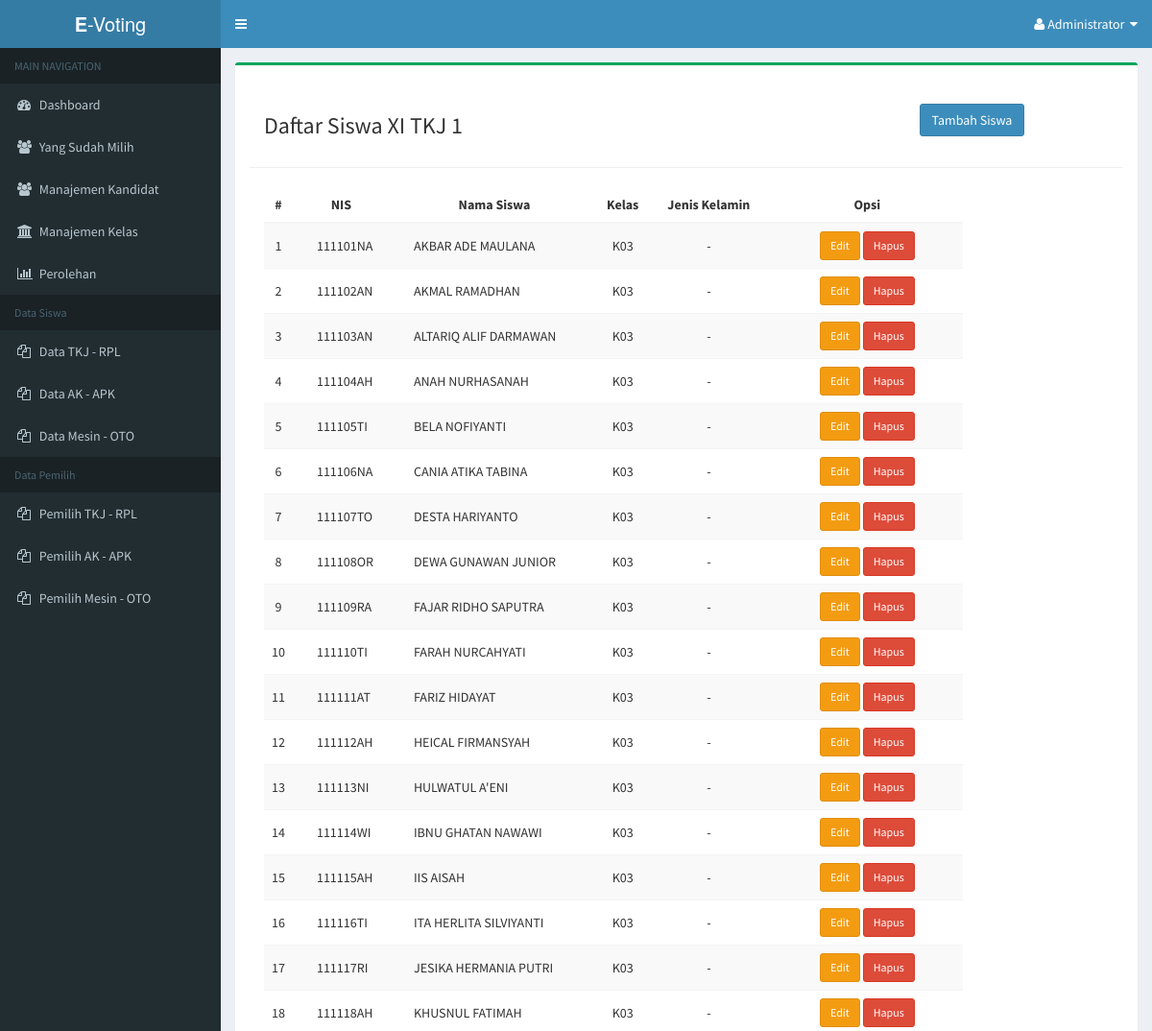
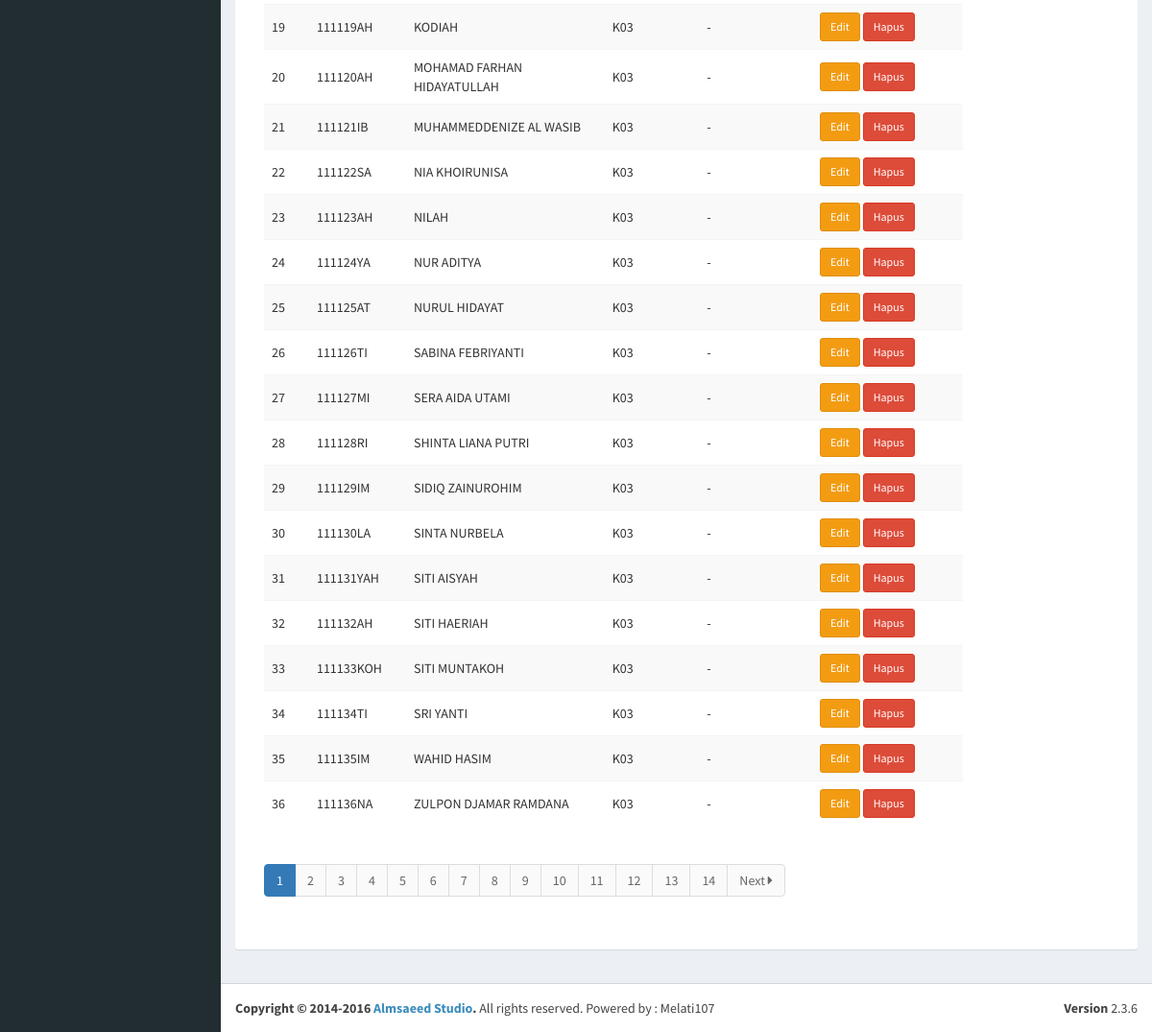
/admin/dashboard.php?page=XI-TKJ-1 (signed in), run on the app's committed database (2 pictures, top to bottom).
### tables this page shows
CREATE TABLE IF NOT EXISTS `t_user` (
  `id_user` varchar(10) NOT NULL,
  `fullname` varchar(50) NOT NULL,
  `id_kelas` varchar(3) NOT NULL,
  `jk` enum('L','P') NOT NULL,
  `pemilih` enum('Y','N') NOT NULL DEFAULT 'Y'
);

### admin/siswa-kelas/XI-TKJ-1.php (the view, shortened to what this page needs)
<div class="row">
   <div class="col-md-9 col-sm-9">
      <h3>Daftar Siswa XI TKJ 1</h3>
   </div>
   <div class="col-md-3 col-sm-3" style="padding-top:10px;">
      <a class="btn btn-primary" href="?page=user&action=tambah">Tambah Siswa</a>
   </div>
   <hr />
   <div class="col-md-10 col-sm-12">
      <table class="table table-striped table-hover">
            <thead>
                  <tr>
                  <th style="text-align:center;">#</th>
                  <th style="text-align:center;">NIS</th>
                  <th style="text-align:center;">Nama Siswa</th>
                  <th style="text-align:center">Kelas</th>
                  <th width="130px" style="text-align:center;">Jenis Kelamin</th>
                  <th width="200px" style="text-align:center;">Opsi</th>
                  </tr>
            </thead>
            <tbody>
                  <?php
                  require('../include/connection.php');
                  if (isset($_GET['hlm'])) {
                              $hlm = $_GET['hlm'];
                              $no  = (100*$hlm) - 99;
                        } else {
                              $hlm = 1;
                              $no  = 1;
                        }
                  $sql = mysqli_query($con, "SELECT * FROM t_user  WHERE id_kelas='K03' ORDER BY fullname ASC ");
                  if (mysqli_num_rows($sql) > 0) {
                  while($data = mysqli_fetch_array($sql)) {
                        ?>
                        <tr>
                        <td style="text-align:center;vertical-align:middle;">
                              <?php echo $no++; ?>
                        </td>
                        <td style="padding-left:25px;vertical-align:middle;">
                              <?php echo $data['id_user']; ?>
                        </td>
                        <td style="padding-left:25px;vertical-align:middle;">
                              <?php echo $data['fullname']; ?>
                        </td>
                        <td style="text-align:center;vertical-align:middle;">
                              <?php echo $data['id_kelas']; ?>
                        </td>
                        <td style="text-align:center;vertical-align:middle;">
                            -
                        </td>
                        <td style="text-align:center;vertical-align:middle;">
                              <a href="?page=user&action=edit&id=<?php echo $data['id_user']; ?>" class="btn btn-warning btn-sm">
                              Edit
                              </a>
                              <a href="?page=user&action=hapus&id=<?php echo $data['id_user']; ?>" onclick="return confirm('Yakin ingin menghapus user ini ?');" class="btn btn-danger btn-sm">
                              Hapus
                              </a>
                        </td>
                        </tr>
                        <?php
                  }
                  } else {
                  echo "<tr>
                              <td colspan='5' style='text-align:center;'><h4>Belum ada data</h4></td>
                        </tr>";
                  }
                  ?>
            </tbody>
      </table>
      <?php
      echo '<ul class="pagination">';
      ?>
      <?php
         $hitung = mysqli_num_rows(mysqli_query($con, "SELECT * FROM t_user"));
         $total  = ceil($hitung / 100);
         for ($i = 1; $i <= $total ; $i++) {
      ?>
            <li <?php if ($hlm != $i) { echo 'class="waves-effect"'; } else { echo 'class="active"'; } ?>>
               <a href="?page=user&hlm=<?php  echo $i; ?>">
                  <?php  echo $i; ?>
               </a>
            </li>
         <?php
         }
         if ($hlm < $total) {
            $next = $hlm + 1;
         ?>
            <li class="waves-effect">
               <a href="?page=user&hlm=<?php  echo $next; ?>">
                  Next <i class='fa fa-caret-right'></i>
               </a>
            </li>
         <?php
         }
      echo '</ul>';
      ?>
      </div>
</div>

### data on the page
t_user: id_user "111101NA", fullname "AKBAR ADE MAULANA", id_kelas "K03"
t_user: id_user "111102AN", fullname "AKMAL RAMADHAN", id_kelas "K03"
t_user: id_user "111103AN", fullname "ALTARIQ ALIF DARMAWAN", id_kelas "K03"
t_user: id_user "111104AH", fullname "ANAH NURHASANAH", id_kelas "K03"
t_user: id_user "111105TI", fullname "BELA NOFIYANTI", id_kelas "K03"
t_user: id_user "111106NA", fullname "CANIA ATIKA TABINA", id_kelas "K03"
t_user: id_user "111107TO", fullname "DESTA HARIYANTO", id_kelas "K03"
t_user: id_user "111108OR", fullname "DEWA GUNAWAN JUNIOR", id_kelas "K03"
t_user: id_user "111109RA", fullname "FAJAR RIDHO SAPUTRA", id_kelas "K03"
t_user: id_user "111110TI", fullname "FARAH NURCAHYATI", id_kelas "K03"
t_user: id_user "111111AT", fullname "FARIZ HIDAYAT", id_kelas "K03"
t_user: id_user "111112AH", fullname "HEICAL FIRMANSYAH", id_kelas "K03"
t_user: id_user "111113NI", fullname "HULWATUL A'ENI", id_kelas "K03"
t_user: id_user "111114WI", fullname "IBNU GHATAN NAWAWI", id_kelas "K03"
t_user: id_user "111115AH", fullname "IIS AISAH", id_kelas "K03"
t_user: id_user "111116TI", fullname "ITA HERLITA SILVIYANTI", id_kelas "K03"
t_user: id_user "111117RI", fullname "JESIKA HERMANIA PUTRI", id_kelas "K03"
t_user: id_user "111118AH", fullname "KHUSNUL FATIMAH", id_kelas "K03"
t_user: id_user "111119AH", fullname "KODIAH", id_kelas "K03"
t_user: id_user "111120AH", fullname "MOHAMAD FARHAN HIDAYATULLAH", id_kelas "K03"
t_user: id_user "111121IB", fullname "MUHAMMEDDENIZE AL WASIB", id_kelas "K03"
t_user: id_user "111122SA", fullname "NIA KHOIRUNISA", id_kelas "K03"
t_user: id_user "111123AH", fullname "NILAH", id_kelas "K03"
t_user: id_user "111124YA", fullname "NUR ADITYA", id_kelas "K03"
t_user: id_user "111125AT", fullname "NURUL HIDAYAT", id_kelas "K03"
t_user: id_user "111126TI", fullname "SABINA FEBRIYANTI", id_kelas "K03"
t_user: id_user "111127MI", fullname "SERA AIDA UTAMI", id_kelas "K03"
t_user: id_user "111128RI", fullname "SHINTA LIANA PUTRI", id_kelas "K03"
t_user: id_user "111129IM", fullname "SIDIQ ZAINUROHIM", id_kelas "K03"
t_user: id_user "111130LA", fullname "SINTA NURBELA", id_kelas "K03"
t_user: id_user "111131YAH", fullname "SITI AISYAH", id_kelas "K03"
t_user: id_user "111132AH", fullname "SITI HAERIAH", id_kelas "K03"
t_user: id_user "111133KOH", fullname "SITI MUNTAKOH", id_kelas "K03"
t_user: id_user "111134TI", fullname "SRI YANTI", id_kelas "K03"
t_user: id_user "111135IM", fullname "WAHID HASIM", id_kelas "K03"
t_user: id_user "111136NA", fullname "ZULPON DJAMAR RAMDANA", id_kelas "K03"
